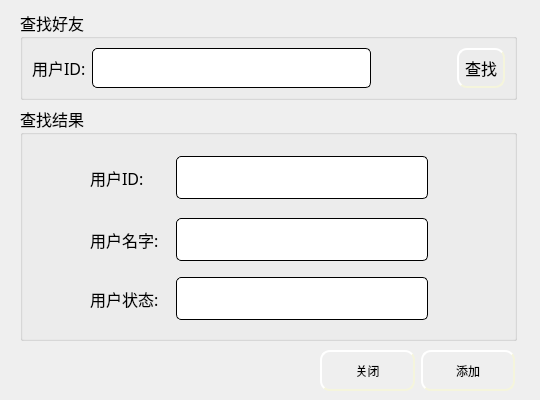
<?xml version="1.0" encoding="UTF-8"?>
<ui version="4.0">
 <class>SearchFriend</class>
 <widget class="QWidget" name="SearchFriend">
  <property name="geometry">
   <rect>
    <x>0</x>
    <y>0</y>
    <width>540</width>
    <height>400</height>
   </rect>
  </property>
  <property name="windowTitle">
   <string>Form</string>
  </property>
  <widget class="QWidget" name="layoutWidget">
   <property name="geometry">
    <rect>
     <x>20</x>
     <y>10</y>
     <width>497</width>
     <height>331</height>
    </rect>
   </property>
   <layout class="QGridLayout" name="gridLayout_4">
    <item row="0" column="0">
     <widget class="QGroupBox" name="groupBox">
      <property name="sizePolicy">
       <sizepolicy hsizetype="Preferred" vsizetype="Fixed">
        <horstretch>0</horstretch>
        <verstretch>0</verstretch>
       </sizepolicy>
      </property>
      <property name="font">
       <font>
        <family>楷体</family>
        <pointsize>12</pointsize>
       </font>
      </property>
      <property name="title">
       <string>查找好友</string>
      </property>
      <layout class="QGridLayout" name="gridLayout_2">
       <item row="0" column="0">
        <layout class="QGridLayout" name="gridLayout">
         <item row="0" column="0">
          <widget class="QLabel" name="label">
           <property name="text">
            <string>用户ID:</string>
           </property>
          </widget>
         </item>
         <item row="0" column="1">
          <widget class="QLineEdit" name="le_searchid">
           <property name="sizePolicy">
            <sizepolicy hsizetype="Expanding" vsizetype="Preferred">
             <horstretch>0</horstretch>
             <verstretch>0</verstretch>
            </sizepolicy>
           </property>
           <property name="styleSheet">
            <string notr="true">QLineEdit{
    border-style: outset;
    border-width: 1px;
    border-radius: 5px;

    min-width: 5em;
    padding: 6px;
}</string>
           </property>
          </widget>
         </item>
         <item row="0" column="3">
          <widget class="QPushButton" name="pb_search">
           <property name="sizePolicy">
            <sizepolicy hsizetype="Minimum" vsizetype="Preferred">
             <horstretch>0</horstretch>
             <verstretch>0</verstretch>
            </sizepolicy>
           </property>
           <property name="styleSheet">
            <string notr="true">QPushButton{
	background-image: url(:/ico/pb1.jpg);
    border-style: outset;
    border-width: 2px;
    border-radius: 10px;
    border-color: beige;
    min-width: 5em;
    padding: 6px;
}
QPushButton:hover
{
	
	background-image: url(:/ico/pb.jpg);
    border-style: inset;
}

QPushButton:pressed{
	
	background-image: url(:/ico/pb2.jpg);
    border-style: inset;
}


</string>
           </property>
           <property name="text">
            <string>查找</string>
           </property>
          </widget>
         </item>
         <item row="0" column="2">
          <spacer name="horizontalSpacer">
           <property name="orientation">
            <enum>Qt::Horizontal</enum>
           </property>
           <property name="sizeType">
            <enum>QSizePolicy::Fixed</enum>
           </property>
           <property name="sizeHint" stdset="0">
            <size>
             <width>80</width>
             <height>20</height>
            </size>
           </property>
          </spacer>
         </item>
        </layout>
       </item>
      </layout>
     </widget>
    </item>
    <item row="1" column="0">
     <widget class="QGroupBox" name="groupBox_2">
      <property name="font">
       <font>
        <family>楷体</family>
        <pointsize>12</pointsize>
       </font>
      </property>
      <property name="title">
       <string>查找结果</string>
      </property>
      <widget class="QWidget" name="layoutWidget">
       <property name="geometry">
        <rect>
         <x>70</x>
         <y>50</y>
         <width>338</width>
         <height>164</height>
        </rect>
       </property>
       <layout class="QGridLayout" name="gridLayout_3">
        <item row="2" column="1" colspan="3">
         <widget class="QLineEdit" name="le_name">
          <property name="enabled">
           <bool>false</bool>
          </property>
          <property name="sizePolicy">
           <sizepolicy hsizetype="Expanding" vsizetype="Preferred">
            <horstretch>0</horstretch>
            <verstretch>0</verstretch>
           </sizepolicy>
          </property>
          <property name="styleSheet">
           <string notr="true">QLineEdit{
    border-style: outset;
    border-width: 1px;
    border-radius: 5px;

    min-width: 5em;
    padding: 6px;
}</string>
          </property>
         </widget>
        </item>
        <item row="0" column="0">
         <widget class="QLabel" name="label_2">
          <property name="text">
           <string>用户ID:</string>
          </property>
         </widget>
        </item>
        <item row="0" column="1" colspan="3">
         <widget class="QLineEdit" name="le_id">
          <property name="enabled">
           <bool>false</bool>
          </property>
          <property name="sizePolicy">
           <sizepolicy hsizetype="Expanding" vsizetype="Preferred">
            <horstretch>0</horstretch>
            <verstretch>0</verstretch>
           </sizepolicy>
          </property>
          <property name="styleSheet">
           <string notr="true">QLineEdit{
    border-style: outset;
    border-width: 1px;
    border-radius: 5px;

    min-width: 5em;
    padding: 6px;
}</string>
          </property>
         </widget>
        </item>
        <item row="4" column="0">
         <widget class="QLabel" name="label_4">
          <property name="text">
           <string>用户状态:</string>
          </property>
         </widget>
        </item>
        <item row="1" column="1">
         <spacer name="verticalSpacer">
          <property name="orientation">
           <enum>Qt::Vertical</enum>
          </property>
          <property name="sizeType">
           <enum>QSizePolicy::Fixed</enum>
          </property>
          <property name="sizeHint" stdset="0">
           <size>
            <width>20</width>
            <height>13</height>
           </size>
          </property>
         </spacer>
        </item>
        <item row="2" column="0">
         <widget class="QLabel" name="label_3">
          <property name="text">
           <string>用户名字:</string>
          </property>
         </widget>
        </item>
        <item row="3" column="1">
         <spacer name="verticalSpacer_2">
          <property name="orientation">
           <enum>Qt::Vertical</enum>
          </property>
          <property name="sizeType">
           <enum>QSizePolicy::Fixed</enum>
          </property>
          <property name="sizeHint" stdset="0">
           <size>
            <width>20</width>
            <height>10</height>
           </size>
          </property>
         </spacer>
        </item>
        <item row="4" column="1" colspan="3">
         <widget class="QLineEdit" name="le_state">
          <property name="enabled">
           <bool>false</bool>
          </property>
          <property name="sizePolicy">
           <sizepolicy hsizetype="Expanding" vsizetype="Preferred">
            <horstretch>0</horstretch>
            <verstretch>0</verstretch>
           </sizepolicy>
          </property>
          <property name="styleSheet">
           <string notr="true">QLineEdit{
    border-style: outset;
    border-width: 1px;
    border-radius: 5px;

    min-width: 5em;
    padding: 6px;
}</string>
          </property>
         </widget>
        </item>
       </layout>
      </widget>
     </widget>
    </item>
   </layout>
  </widget>
  <widget class="QWidget" name="layoutWidget">
   <property name="geometry">
    <rect>
     <x>320</x>
     <y>350</y>
     <width>195</width>
     <height>41</height>
    </rect>
   </property>
   <layout class="QGridLayout" name="gridLayout_5">
    <item row="0" column="0">
     <widget class="QPushButton" name="pb_close">
      <property name="sizePolicy">
       <sizepolicy hsizetype="Minimum" vsizetype="Preferred">
        <horstretch>0</horstretch>
        <verstretch>0</verstretch>
       </sizepolicy>
      </property>
      <property name="styleSheet">
       <string notr="true">QPushButton{
	background-image: url(:/ico/pb1.jpg);
    border-style: outset;
    border-width: 2px;
    border-radius: 10px;
    border-color: beige;
    min-width: 5em;
    padding: 6px;
}
QPushButton:hover
{
	
	background-image: url(:/ico/pb.jpg);
    border-style: inset;
}

QPushButton:pressed{
	
	background-image: url(:/ico/pb2.jpg);
    border-style: inset;
}


</string>
      </property>
      <property name="text">
       <string>关闭</string>
      </property>
     </widget>
    </item>
    <item row="0" column="1">
     <widget class="QPushButton" name="pb_add">
      <property name="sizePolicy">
       <sizepolicy hsizetype="Minimum" vsizetype="Preferred">
        <horstretch>0</horstretch>
        <verstretch>0</verstretch>
       </sizepolicy>
      </property>
      <property name="styleSheet">
       <string notr="true">QPushButton{
	background-image: url(:/ico/pb1.jpg);
    border-style: outset;
    border-width: 2px;
    border-radius: 10px;
    border-color: beige;
    min-width: 5em;
    padding: 6px;
}
QPushButton:hover
{
	
	background-image: url(:/ico/pb.jpg);
    border-style: inset;
}

QPushButton:pressed{
	
	background-image: url(:/ico/pb2.jpg);
    border-style: inset;
}


</string>
      </property>
      <property name="text">
       <string>添加</string>
      </property>
     </widget>
    </item>
   </layout>
  </widget>
 </widget>
 <resources/>
 <connections/>
</ui>
